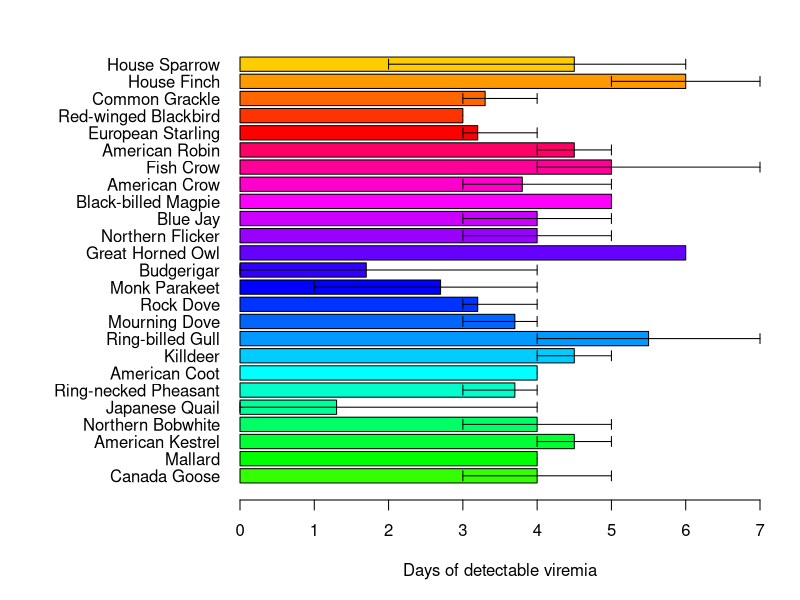
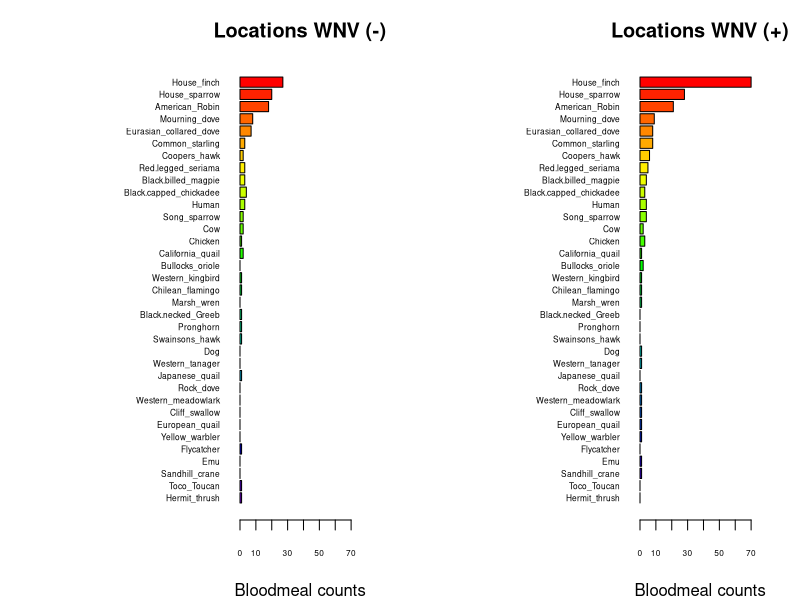
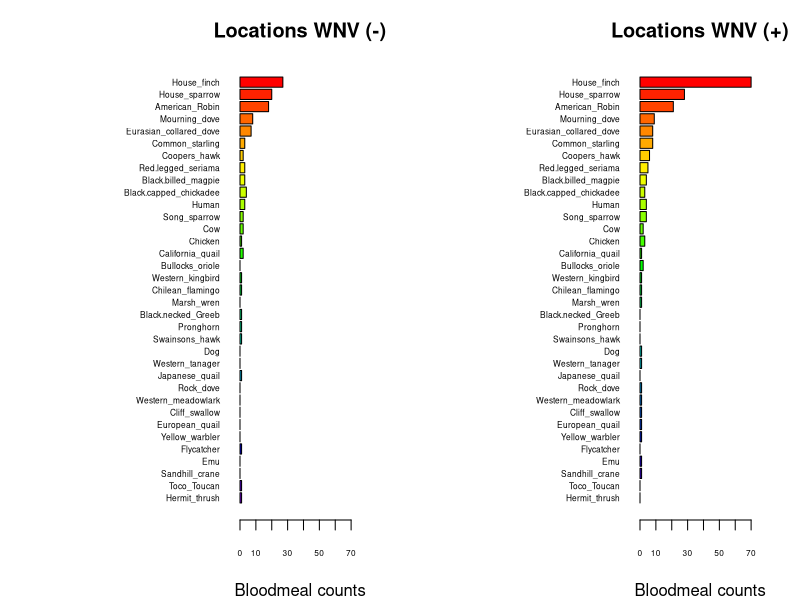

Source code (R) for these figures, in order:
## ---- chunk 1
knitr::opts_chunk$set(echo = TRUE)
## ---- chunk 2
# Manually transcribe duration (mean, lo, hi) from the last table column
duration <- data.frame(
  Bird = c("Canada Goose","Mallard", 
           "American Kestrel","Northern Bobwhite",
           "Japanese Quail","Ring-necked Pheasant",
           "American Coot","Killdeer",
           "Ring-billed Gull","Mourning Dove",
           "Rock Dove","Monk Parakeet",
           "Budgerigar","Great Horned Owl",
           "Northern Flicker","Blue Jay",
           "Black-billed Magpie","American Crow",
           "Fish Crow","American Robin",
           "European Starling","Red-winged Blackbird",
           "Common Grackle","House Finch","House Sparrow"),
  mean = c(4.0,4.0,4.5,4.0,1.3,3.7,4.0,4.5,5.5,3.7,3.2,2.7,1.7,6.0,4.0,
           4.0,5.0,3.8,5.0,4.5,3.2,3.0,3.3,6.0,4.5),
  lo   = c(3,4,4,3,0,3,4,4,4,3,3,1,0,6,3,
           3,5,3,4,4,3,3,3,5,2),
  hi   = c(5,4,5,5,4,4,4,5,7,4,4,4,4,6,5,
           5,5,5,7,5,4,3,4,7,6)
)

# Choose some colors
cols <- c(rainbow(30)[c(10:29,1:5)])  # rainbow colors

# horizontal barplot
par(mar=c(5,12,2,2))  # wider left margin for names
bp <- barplot(duration$mean, horiz=TRUE, names.arg=duration$Bird,
              las=1, col=cols, xlab="Days of detectable viremia", xlim=c(0,7))

# add error bars
arrows(duration$lo, bp, duration$hi, bp,
       angle=90, code=3, length=0.05, col="black", xpd=TRUE)
## ---- chunk 3
## import counts_matrix: data.frame with column 'loc_positives' (0/1) and host columns 'host_*'
counts_matrix <- read.csv("./bloodmeal_plusWNV_for_BIOL3070.csv")

## 1) Identify host columns
host_cols <- grep("^host_", names(counts_matrix), value = TRUE)

if (length(host_cols) == 0) {
  stop("No columns matching '^host_' were found in counts_matrix.")
}

## 2) Ensure loc_positives is present and has both levels 0 and 1 where possible
counts_matrix$loc_positives <- factor(counts_matrix$loc_positives, levels = c(0, 1))

## 3) Aggregate host counts by loc_positives
agg <- stats::aggregate(
  counts_matrix[, host_cols, drop = FALSE],
  by = list(loc_positives = counts_matrix$loc_positives),
  FUN = function(x) sum(as.numeric(x), na.rm = TRUE)
)

## make sure both rows exist; if one is missing, add a zero row
need_levels <- setdiff(levels(counts_matrix$loc_positives), as.character(agg$loc_positives))
if (length(need_levels)) {
  zero_row <- as.list(rep(0, length(host_cols)))
  names(zero_row) <- host_cols
  for (lv in need_levels) {
    agg <- rbind(agg, c(lv, zero_row))
  }
  ## restore proper type
  agg$loc_positives <- factor(agg$loc_positives, levels = c("0","1"))
  ## coerce numeric host cols (they may have become character after rbind)
  for (hc in host_cols) agg[[hc]] <- as.numeric(agg[[hc]])
  agg <- agg[order(agg$loc_positives), , drop = FALSE]
}

## 4) Decide species order (overall abundance, descending)
overall <- colSums(agg[, host_cols, drop = FALSE], na.rm = TRUE)
host_order <- names(sort(overall, decreasing = TRUE))
species_labels <- rev(sub("^host_", "", host_order))  # nicer labels

## 5) Build count vectors for each panel in the SAME order
counts0 <- rev(as.numeric(agg[agg$loc_positives == 0, host_order, drop = TRUE]))
counts1 <- rev(as.numeric(agg[agg$loc_positives == 1, host_order, drop = TRUE]))

## 6) Colors: reuse your existing 'cols' if it exists and is long enough; otherwise generate
if (exists("cols") && length(cols) >= length(host_order)) {
  species_colors <- setNames(cols[seq_along(host_order)], species_labels)
} else {
  species_colors <- setNames(rainbow(length(host_order) + 10)[seq_along(host_order)], species_labels)
}

## 7) Shared x-limit for comparability
xmax <- max(c(counts0, counts1), na.rm = TRUE)
xmax <- if (is.finite(xmax)) xmax else 1
xlim_use <- c(0, xmax * 1.08)

## 8) Plot: two horizontal barplots with identical order and colors
op <- par(mfrow = c(1, 2),
          mar = c(4, 12, 3, 2),  # big left margin for species names
          xaxs = "i")           # a bit tighter axis padding

## Panel A: No WNV detected (loc_positives = 0)
barplot(height = counts0,
        names.arg = species_labels, 
        cex.names = .5,
        cex.axis = .5,
        col = rev(unname(species_colors[species_labels])),
        horiz = TRUE,
        las = 1,
        xlab = "Bloodmeal counts",
        main = "Locations WNV (-)",
        xlim = xlim_use)

## Panel B: WNV detected (loc_positives = 1)
barplot(height = counts1,
        names.arg = species_labels, 
        cex.names = .5,
        cex.axis = .5,
        col = rev(unname(species_colors[species_labels])),
        horiz = TRUE,
        las = 1,
        xlab = "Bloodmeal counts",
        main = "Locations WNV (+)",
        xlim = xlim_use)

par(op)

## Keep the colors mapping for reuse elsewhere
host_species_colors <- species_colors
## ---- chunk 4
## import counts_matrix: data.frame with column 'loc_positives' (0/1) and host columns 'host_*'
counts_matrix <- read.csv("./bloodmeal_plusWNV_for_BIOL3070.csv")

## 1) Identify host columns
host_cols <- grep("^host_", names(counts_matrix), value = TRUE)

if (length(host_cols) == 0) {
  stop("No columns matching '^host_' were found in counts_matrix.")
}

## 2) Ensure loc_positives is present and has both levels 0 and 1 where possible
counts_matrix$loc_positives <- factor(counts_matrix$loc_positives, levels = c(0, 1))

## 3) Aggregate host counts by loc_positives
agg <- stats::aggregate(
  counts_matrix[, host_cols, drop = FALSE],
  by = list(loc_positives = counts_matrix$loc_positives),
  FUN = function(x) sum(as.numeric(x), na.rm = TRUE)
)

## make sure both rows exist; if one is missing, add a zero row
need_levels <- setdiff(levels(counts_matrix$loc_positives), as.character(agg$loc_positives))
if (length(need_levels)) {
  zero_row <- as.list(rep(0, length(host_cols)))
  names(zero_row) <- host_cols
  for (lv in need_levels) {
    agg <- rbind(agg, c(lv, zero_row))
  }
  ## restore proper type
  agg$loc_positives <- factor(agg$loc_positives, levels = c("0","1"))
  ## coerce numeric host cols (they may have become character after rbind)
  for (hc in host_cols) agg[[hc]] <- as.numeric(agg[[hc]])
  agg <- agg[order(agg$loc_positives), , drop = FALSE]
}

## 4) Decide species order (overall abundance, descending)
overall <- colSums(agg[, host_cols, drop = FALSE], na.rm = TRUE)
host_order <- names(sort(overall, decreasing = TRUE))
species_labels <- rev(sub("^host_", "", host_order))  # nicer labels

## 5) Build count vectors for each panel in the SAME order
counts0 <- rev(as.numeric(agg[agg$loc_positives == 0, host_order, drop = TRUE]))
counts1 <- rev(as.numeric(agg[agg$loc_positives == 1, host_order, drop = TRUE]))

## 6) Colors: reuse your existing 'cols' if it exists and is long enough; otherwise generate
if (exists("cols") && length(cols) >= length(host_order)) {
  species_colors <- setNames(cols[seq_along(host_order)], species_labels)
} else {
  species_colors <- setNames(rainbow(length(host_order) + 10)[seq_along(host_order)], species_labels)
}

## 7) Shared x-limit for comparability
xmax <- max(c(counts0, counts1), na.rm = TRUE)
xmax <- if (is.finite(xmax)) xmax else 1
xlim_use <- c(0, xmax * 1.08)

## 8) Plot: two horizontal barplots with identical order and colors
op <- par(mfrow = c(1, 2),
          mar = c(4, 12, 3, 2),  # big left margin for species names
          xaxs = "i")           # a bit tighter axis padding

## Panel A: No WNV detected (loc_positives = 0)
barplot(height = counts0,
        names.arg = species_labels, 
        cex.names = .5,
        cex.axis = .5,
        col = rev(unname(species_colors[species_labels])),
        horiz = TRUE,
        las = 1,
        xlab = "Bloodmeal counts",
        main = "Locations WNV (-)",
        xlim = xlim_use)

## Panel B: WNV detected (loc_positives = 1)
barplot(height = counts1,
        names.arg = species_labels, 
        cex.names = .5,
        cex.axis = .5,
        col = rev(unname(species_colors[species_labels])),
        horiz = TRUE,
        las = 1,
        xlab = "Bloodmeal counts",
        main = "Locations WNV (+)",
        xlim = xlim_use)

par(op)

## Keep the colors mapping for reuse elsewhere
host_species_colors <- species_colors
## ---- chunk 5
#glm with house finch alone against binary +/_
glm1 <- glm(loc_positives ~ host_House_finch,
            data = counts_matrix,
            family = binomial)
summary(glm1)

#glm with house-finch alone against positivity rate
glm2 <- glm(loc_rate ~ host_House_finch,
            data = counts_matrix)
summary(glm2)
